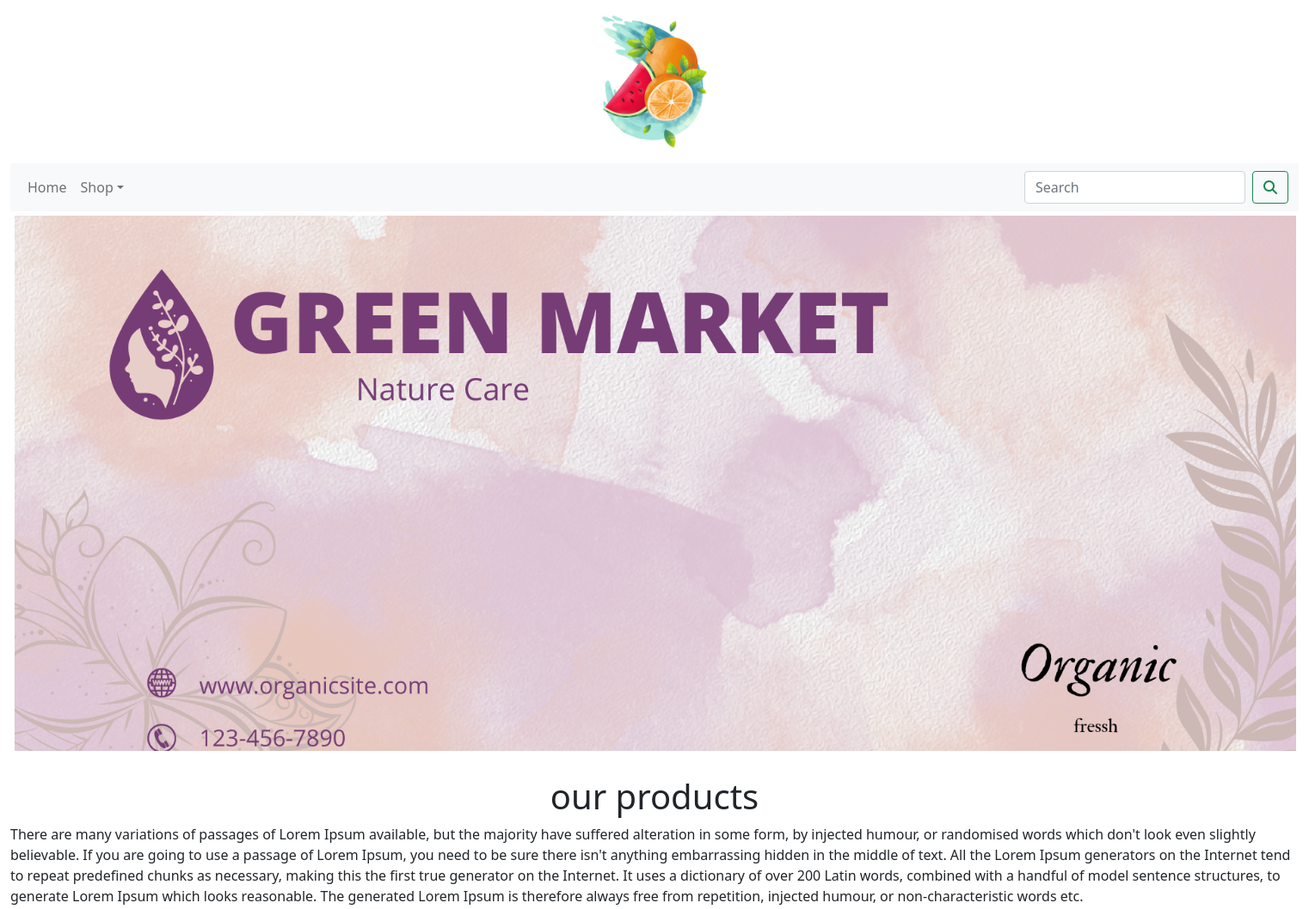
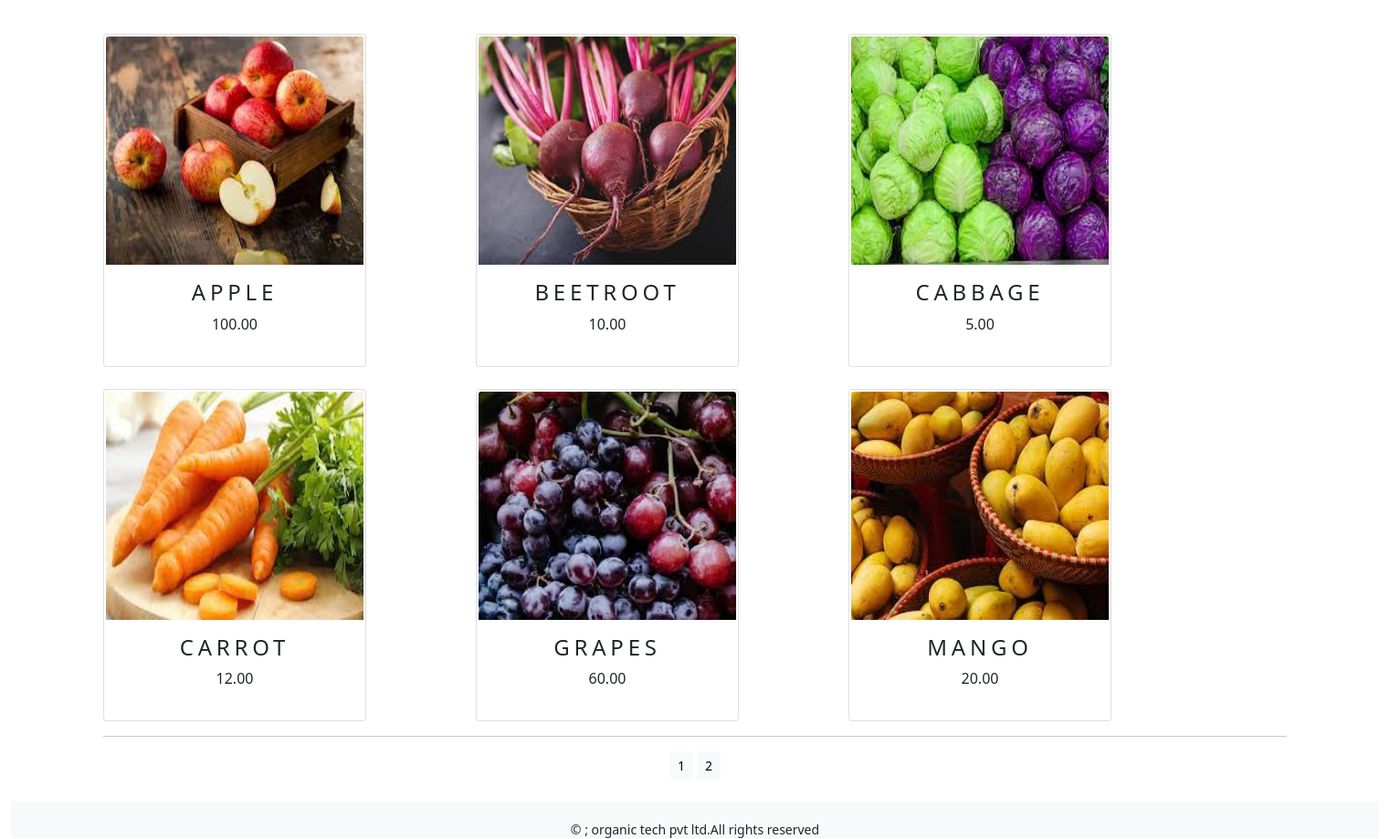
The app's page /shop/ with its own data (2 pictures, top to bottom).
### shop/models.py (models this page shows, shortened)
class  Product(models.Model):
    name = models.CharField(max_length=250, unique=True)
    slug = models.SlugField(max_length=250, unique=True)
    description = models.TextField(blank=True)
    image = models.ImageField(upload_to='product', blank=True)
    price=models. DecimalField(max_digits=10,decimal_places=2)
    category=models.ForeignKey(Category,on_delete=models.CASCADE)
    stock=models.IntegerField()
    available=models.BooleanField(default=True)
    created=models.DateTimeField(auto_now_add=True)
    updated=models.DateTimeField(auto_now=True)
    def get_url(self):
        return reverse('shop:prodCatdetail',args=[self.category.slug,self.slug])
    class Meta:
        ordering=('name',)
        verbose_name='product'
        verbose_name_plural='products'

### shop/views.py (the view)
# urls.py: path('', views.allProdCat,name='allProdCat'),
def allProdCat(request, c_slug=None):
    c_page=None
    products_list=None
    if c_slug!=None:
        c_page=get_object_or_404(Category,slug=c_slug)
        products_list=Product.objects.all().filter(category=c_page,available=True)
    else:
        products_list=Product.objects.all().filter(available=True)
    paginator=Paginator(products_list,6)
    try:
        page=int(request.GET.get('page','1'))
    except :
        page=1
    try:
        products=paginator.page(page)
    except (EmptyPage,InvalidPage):
        products=paginator.page(paginator.num_pages)
    return render(request,"category.html",{'category':c_page,'products':products})

### cart/context_processors.py (called while the page is built)
def counter(request):
    item_count=0
    if 'admin' in request.path:
        return {}
    else:
        try:
            cart=Cart.objects.filter(cart_id=_cart_id(request))
            car_items=CartItem.objects.all().filter(cart=cart[:1])
            for cart_item in car_items:
                item_count += cart_item.quantity
        except Cart.DoesNotExist:
            item_count=0
        return dict(item_count=item_count)

### cart/views.py (called while the page is built)
def _cart_id(request):
    cart=request.session.session_key
    if not cart:
        cart=request.session.create()
    return cart

### shop/context_processors.py (called while the page is built)
def menu_links(request):
    links=Category.objects.all()
    return dict(links=links)

### shop/models.py (called while the page is built)
    def get_url(self):
        return reverse('shop:products_by_category',args=[self.slug])

### templates/category.html (shortened to what this page needs)
{% extends 'base.html' %}
{% load static %}
{% block content %}
<div class="mx_auto">
    {% if category %}
    <img src="{{category.image.url}}" alt="{{category.name}}">
</div>
   <br>
<div>
    <h1 class="text-center my-title">
        {{category.name}}
    </h1>
    <p class="text-justify">{{category.description}}</p>
</div>
     {% else %}
<div>
    <img class="my_image my_image_padding" src="{% static 'img/banner.png' %}" alt="our products" width="1500px;">
</div>
<br>
<div>
    <h1 class="text-center my-title"> our products</h1>
     <p class="text-justify">There are many variations of passages of Lorem Ipsum available, but the majority have suffered alteration in some form, by injected humour, or randomised words which don't look even slightly believable. If you are going to use a passage of Lorem Ipsum, you need to be sure there isn't anything embarrassing hidden in the middle of text. All the Lorem Ipsum generators on the Internet tend to repeat predefined chunks as necessary, making this the first true generator on the Internet. It uses a dictionary of over 200 Latin words, combined with a handful of model sentence structures, to generate Lorem Ipsum which looks reasonable. The generated Lorem Ipsum is therefore always free from repetition, injected humour, or non-characteristic words etc.</p>
</div>
     {% endif %}
<div class="container">
    <div class="row mx-auto">
        {% for product in products.object_list %}
    <div class="my_bottom_margin col-9 col-sm-12 col-md-4 col-ig-4 row mt-4">
     <div class="card text-center" style="width:18rem; padding:2px;">
        <a href ="{{product.get_url}}"><img class="card-img-top my_image" width="250px" height="250px" src = "{{product.image.url}}"> </a>
        <div class="card-body">
            <h4>{{product.name}}</h4>
            <p>{{product.price}}</p>
        </div>
    </div>
  </div>
   {% endfor %}
    </div>
    <div class="mx-auto">
        {% if products.paginator.num_pages > 1 %}
        <hr>
        <div class="text-center">
            {% for pg in products.paginator.page_range %}
             <a href="?page={{pg}}" class="btn btn-light btn-sm {% if products.number == pg %} active {% endif %}">{{pg}}</a>
            {% endfor %}
        </div>
        {% endif %}
    </div>
    <br>
</div>
{% endblock %}

### templates/base.html (shortened to what this page needs)
{% load static %}
<!DOCTYPE html>
<html lang="en">
<head>
    <link rel="stylesheet" href="{% static 'css/custom.css' %}">
<link rel="stylesheet" href="https://maxcdn.bootstrapcdn.com/font-awesome/4.4.0/css/font-awesome.min.css">
<link href="https://cdn.jsdelivr.net/npm/bootstrap@5.0.2/dist/css/bootstrap.min.css" rel="stylesheet">
</head>
<body class="d-flex flex-column min-vh-100">
<div class="container-fluid">
    {% include 'header.html' %}
    {% include 'navbar.html' %}
    {% block content %}
    {% endblock %}
</div>
    {% include 'footer.html' %}
</body>
</html>

### templates/header.html
{% load static %}
<header>
    <center>
        <a href="{% url 'shop:allProdCat' %}"> <img src="{% static 'img/logo.png' %}" alt="logimage"  width="160px;" ></a>
    </center>
</header>

### templates/navbar.html (shortened to what this page needs)
<nav class="navbar navbar-expand-lg navbar-light bg-light">
  <div class="container-fluid">
  <div class="collapse navbar-collapse" id="navbarSupportedContent">
    <ul class="navbar-nav me-auto mb-2mb-lg-0">
      <li class="nav-item">
        <a class="nav-link" href="#">Home</a>
      </li>
      <li class="nav-item dropdown {% if 'shop' in request.path %} active {% endif %}">
        <a class="nav-link dropdown-toggle" href="" id="navbarDropdown" role="button" data-toggle="dropdown" aria-haspopup="true" aria-expanded="false">
          Shop</a>
      </li>
    </ul>
    <form class="d-flex" action="{% url 'search_app:SearchResult' %}" method="GET">
      <input class="form-control me-2" value="{{request.GET.q}}" type="search" placeholder="Search" name="q" aria-label="Search" >
      <button class="btn btn-outline-success " type="submit" ><i class="fa fa-search"></i></button>
    </form>
   </div>
  </div>
</nav>

### templates/footer.html
<footer class= "mt-auto">
<div class="footer navbar-fixed-bottom my_footer">
        <p class= " text-center">&copy ; organic tech pvt ltd.All rights reserved</p>
</div>
</footer>

### static/css/custom.css (style rules this page uses)
body { font-family: 'Roboto', sans-serif; }
.my_footer { background-color:#f8f9fa; height:40px; padding-bottom:40px; }
.my_footer p { padding-top:20px; font-size:14px; }
.my_image { width:100% height:auto; }
.my_image_padding { padding:5px; }
.my_bottom_margin { margin_bottom:10px; }
.card-body h4 { font size:14px; text-transform:uppercase; letter-spacing:.2em; }

### records on screen
Product: image (picture), name "APPLE", price "100.00"
Product: image (picture), name "BEETROOT", price "10.00"
Product: image (picture), name "CABBAGE", price "5.00"
Product: image (picture), name "CARROT", price "12.00"
Product: image (picture), name "GRAPES", price "60.00"
Product: image (picture), name "MANGO", price "20.00"

### other values on screen
{{ pg }} "1" "2"
